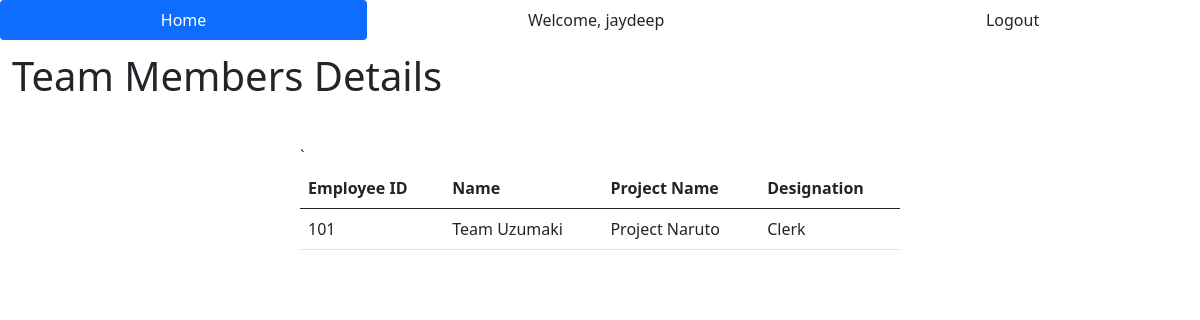
The app's page /teams/100 (signed in) with its own data.
### EDMA/models.py (models this page shows, shortened)
class User(db.Model, UserMixin):
    id = db.Column(db.Integer, primary_key=True)
    username = db.Column(db.String(30), nullable=False, unique=True)
    email = db.Column(db.String(50), nullable=False, unique=True)
    password_hash = db.Column(db.String(60), nullable=False)
    emp_id = db.Column(db.Integer, db.ForeignKey('employee.emp_id'))
    skills = db.relationship('Skill', secondary='userskill', backref='users')
    projects = db.relationship('Project', secondary='userproject', backref='users')
    @property
    def password(self):
        return self.password

class Team(db.Model):
    id = db.Column(db.Integer, primary_key=True)
    name = db.Column(db.String(25), nullable=False)
    proj = db.Column(db.String(25),  nullable=False)
    designation = db.Column(db.String(25), nullable=False)
    emp_id = db.Column(db.Integer, db.ForeignKey('employee.emp_id'))

### EDMA/routes.py (the view)
@app.route('/teams/<int:emp_id>')
def viewTeam(emp_id):
    tlis = Team.query.filter_by(emp_id=emp_id).all()
    tnames = []
    for t in tlis:
        if not t.name in tnames:
            tnames.append(t.name)
    lis = []
    for tn in tnames:
        lis.extend(Team.query.filter_by(name=tn).all())
    if len(lis) == 0:
        flash("You don't have any Team Members", category='info')
        return redirect(url_for('index'))
    else:
        return render_template('viewTeam.html', tdet=lis, emp_id=emp_id)

### EDMA/models.py (called while the page is built)
@login_manager.user_loader
def load_user(user_id):
    return User.query.get(int(user_id))

### EDMA/templates/viewTeam.html (shortened to what this page needs)
{% extends 'base.html' %}
{% block body %}
<h1>Team Members Details</h1>
<div class="form-div">
    <table class="table">
    <thead>
      <tr>
          <th scope="col">Employee ID</th>
          <th scope="col">Name</th>
          <th scope="col">Project Name</th>
          <th scope="'col">Designation</th>
      </tr>
    </thead>
    <tbody>
        {% for mt in tdet %}
            {% if mt.emp_id != emp_id %}
        `       <tr>
                   <td>{{ mt.emp_id }}</td>
                   <td>{{ mt.name }}</td>
                   <td>{{ mt.proj }}</td>
                   <td>{{ mt.designation }}</td>
               </tr>
            {% endif %}
        {% endfor %}
{% endblock %}

### EDMA/templates/base.html (shortened to what this page needs)
<!doctype html>
<html lang="en">
  <head>
    <link rel="stylesheet" type="text/css" href="{{ url_for('static', filename='main.css') }}">
    <link href="https://cdn.jsdelivr.net/npm/bootstrap@5.0.2/dist/css/bootstrap.min.css" rel="stylesheet">
  </head>
  <body>
    <div>
      <ul class="nav nav-pills nav-fill">
        <li class="nav-item">
          <a class="nav-link active link-dark" aria-current="page" href="{{ url_for('index') }}">Home</a>
        </li>
        {% if current_user.is_authenticated %}
          <li class="nav-item">
            <a class="nav-link link-dark">Welcome, {{ current_user.username }}</a>
          </li>
          <li class="nav-item">
            <a class="nav-link link-dark" href="{{ url_for('logout_page') }}">Logout</a>
          </li>
        {% endif %}
      </ul>
    </div>
    {% block body %} {% endblock %}
  </body>
</html>

### EDMA/static/main.css (style rules this page uses)
h1 { padding: 1%; }
.form-div { width: 50%; margin: auto; padding-top: 1.5em; }

### records on screen
User: username "jaydeep"
Team: emp_id "101", name "Team Uzumaki", proj "Project Naruto", designation "Clerk"
